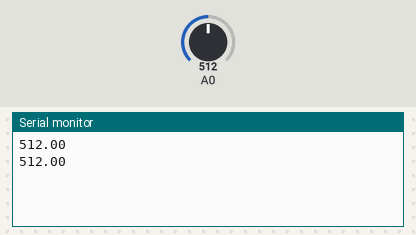
Simulated run of this sketch. Board: Arduino Uno, built with avr-gcc and run on an emulated ATmega328P. On the bench: the last lines printed to the serial monitor. The test bench sets the inputs (shaded band); at power-on: A0 = 512.

Above: at 4.8 s.
4.9 s: A0 set to 716
At 7.5 s:
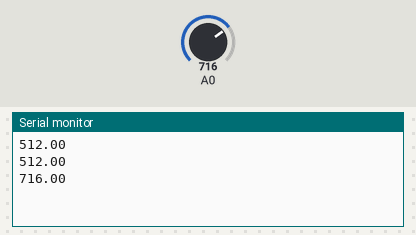
7.9 s: A0 set to 900
At 9.2 s:
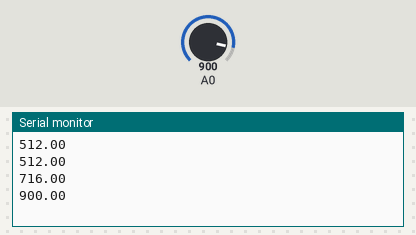
Timing chart, 0 to 10.9 s (numbered marks = the images above; inputs shaded):
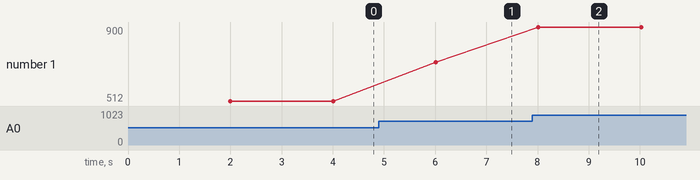

Measured:
- after the input at 4.9 s, the serial monitor: prints a new line after 1.1 s (image 1)
- after the input at 7.9 s, the serial monitor: prints a new line after 0.12 s (image 2)
- plotted number 1: 512 → 716 after the input at 4.9 s, 716 → 900 after the input at 7.9 s

The sketch:

teste.ino
```cpp
/*
 * usart_test.c
 *
 * Created: 30/01/2019 08:43:26
 * Author : mssso
 */
#ifndef F_CPU

#define  F_CPU 16000000UL

#endif

#include <avr/io.h>
#include <avr/interrupt.h>
#include <util/delay.h>
#include <stdlib.h>


void USART_init() {
  UBRR0H = 0;
  UBRR0L = 0b001100111;
  UCSR0B = (1<<RXEN0) | (1<<TXEN0);
  UCSR0C = (1<<USBS0) | (3<<UCSZ00);
}

void USART_send(unsigned int data){
  while(!(UCSR0A & (1<<UDRE0)));
  UDR0 = data;
}

int main(void)
{
  USART_init();
  unsigned int dataL, dataH;
    PRR = (0<<PRADC);
     ADCSRA = (1<<ADEN) | (1 << ADPS2) | (1 << ADPS1) | (1 << ADPS0) ;
     ADMUX = (1 << REFS0);
  while (1)
  {
    _delay_ms(2000);

    //inicia conversão
    ADCSRA |= (1<<ADSC);

    while ((ADCSRA & (1<<ADSC)) != 0 );

    dataL = ADCL;
    dataH = ADCH;


    float f =((uint16_t)dataH) << 8 | dataL;
    char h[5];
    String str;
    str = String(f, 6);
    str.toCharArray(h, 7);
    for(int i = 0; i < strlen(h); i++)
    USART_send(h[i]);
    USART_send('\n');
  }

}
```
